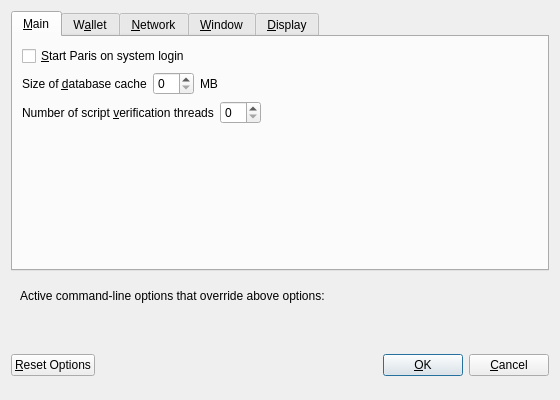
<?xml version="1.0" encoding="UTF-8"?>
<ui version="4.0">
 <class>OptionsDialog</class>
 <widget class="QDialog" name="OptionsDialog">
  <property name="geometry">
   <rect>
    <x>0</x>
    <y>0</y>
    <width>560</width>
    <height>400</height>
   </rect>
  </property>
  <property name="windowTitle">
   <string>Options</string>
  </property>
  <property name="modal">
   <bool>true</bool>
  </property>
  <layout class="QVBoxLayout" name="verticalLayout">
   <item>
    <widget class="QTabWidget" name="tabWidget">
     <property name="currentIndex">
      <number>0</number>
     </property>
     <widget class="QWidget" name="tabMain">
      <attribute name="title">
       <string>&amp;Main</string>
      </attribute>
      <layout class="QVBoxLayout" name="verticalLayout_Main">
       <item>
        <widget class="QCheckBox" name="bitcoinAtStartup">
         <property name="toolTip">
          <string>Automatically start Paris after logging in to the system.</string>
         </property>
         <property name="text">
          <string>&amp;Start Paris on system login</string>
         </property>
        </widget>
       </item>
       <item>
        <layout class="QHBoxLayout" name="horizontalLayout_2_Main">
         <item>
          <widget class="QLabel" name="databaseCacheLabel">
           <property name="text">
            <string>Size of &amp;database cache</string>
           </property>
           <property name="textFormat">
            <enum>Qt::PlainText</enum>
           </property>
           <property name="buddy">
            <cstring>databaseCache</cstring>
           </property>
          </widget>
         </item>
         <item>
          <widget class="QSpinBox" name="databaseCache"/>
         </item>
         <item>
          <widget class="QLabel" name="databaseCacheUnitLabel">
           <property name="text">
            <string>MB</string>
           </property>
           <property name="textFormat">
            <enum>Qt::PlainText</enum>
           </property>
          </widget>
         </item>
         <item>
          <spacer name="horizontalSpacer_2_Main">
           <property name="orientation">
            <enum>Qt::Horizontal</enum>
           </property>
           <property name="sizeHint" stdset="0">
            <size>
             <width>40</width>
             <height>20</height>
            </size>
           </property>
          </spacer>
         </item>
        </layout>
       </item>
       <item>
        <layout class="QHBoxLayout" name="horizontalLayout_3_Main">
         <item>
          <widget class="QLabel" name="threadsScriptVerifLabel">
           <property name="text">
            <string>Number of script &amp;verification threads</string>
           </property>
           <property name="textFormat">
            <enum>Qt::PlainText</enum>
           </property>
           <property name="buddy">
            <cstring>threadsScriptVerif</cstring>
           </property>
          </widget>
         </item>
         <item>
          <widget class="QSpinBox" name="threadsScriptVerif">
           <property name="toolTip">
            <string>(0 = auto, &lt;0 = leave that many cores free)</string>
           </property>
          </widget>
         </item>
         <item>
          <spacer name="horizontalSpacer_3_Main">
           <property name="orientation">
            <enum>Qt::Horizontal</enum>
           </property>
           <property name="sizeHint" stdset="0">
            <size>
             <width>40</width>
             <height>20</height>
            </size>
           </property>
          </spacer>
         </item>
        </layout>
       </item>
       <item>
        <spacer name="verticalSpacer_Main">
         <property name="orientation">
          <enum>Qt::Vertical</enum>
         </property>
         <property name="sizeHint" stdset="0">
          <size>
           <width>20</width>
           <height>40</height>
          </size>
         </property>
        </spacer>
       </item>
      </layout>
     </widget>
     <widget class="QWidget" name="tabWallet">
      <attribute name="title">
       <string>W&amp;allet</string>
      </attribute>
      <layout class="QVBoxLayout" name="verticalLayout_Wallet">
       <item>
        <widget class="QGroupBox" name="groupBox">
         <property name="title">
          <string>Expert</string>
         </property>
         <layout class="QVBoxLayout" name="verticalLayout_2">
          <item>
           <widget class="QCheckBox" name="coinControlFeatures">
            <property name="toolTip">
             <string>Whether to show coin control features or not.</string>
            </property>
            <property name="text">
             <string>Enable coin &amp;control features</string>
            </property>
           </widget>
          </item>
          <item>
           <widget class="QCheckBox" name="spendZeroConfChange">
            <property name="toolTip">
             <string>If you disable the spending of unconfirmed change, the change from a transaction cannot be used until that transaction has at least one confirmation. This also affects how your balance is computed.</string>
            </property>
            <property name="text">
             <string>&amp;Spend unconfirmed change</string>
            </property>
           </widget>
          </item>
         </layout>
        </widget>
       </item>
       <item>
        <spacer name="verticalSpacer_Wallet">
         <property name="orientation">
          <enum>Qt::Vertical</enum>
         </property>
         <property name="sizeHint" stdset="0">
          <size>
           <width>20</width>
           <height>40</height>
          </size>
         </property>
        </spacer>
       </item>
      </layout>
     </widget>
     <widget class="QWidget" name="tabNetwork">
      <attribute name="title">
       <string>&amp;Network</string>
      </attribute>
      <layout class="QVBoxLayout" name="verticalLayout_Network">
       <item>
        <widget class="QCheckBox" name="mapPortUpnp">
         <property name="toolTip">
          <string>Automatically open the Paris client port on the router. This only works when your router supports UPnP and it is enabled.</string>
         </property>
         <property name="text">
          <string>Map port using &amp;UPnP</string>
         </property>
        </widget>
       </item>
       <item>
        <widget class="QCheckBox" name="allowIncoming">
         <property name="toolTip">
          <string>Accept connections from outside</string>
         </property>
         <property name="text">
          <string>Allow incoming connections</string>
         </property>
        </widget>
       </item>
       <item>
        <widget class="QCheckBox" name="connectSocks">
         <property name="toolTip">
          <string>Connect to the Paris network through a SOCKS5 proxy.</string>
         </property>
         <property name="text">
          <string>&amp;Connect through SOCKS5 proxy (default proxy):</string>
         </property>
        </widget>
       </item>
       <item>
        <layout class="QHBoxLayout" name="horizontalLayout_1_Network">
         <item>
          <widget class="QLabel" name="proxyIpLabel">
           <property name="text">
            <string>Proxy &amp;IP:</string>
           </property>
           <property name="textFormat">
            <enum>Qt::PlainText</enum>
           </property>
           <property name="buddy">
            <cstring>proxyIp</cstring>
           </property>
          </widget>
         </item>
         <item>
          <widget class="QValidatedLineEdit" name="proxyIp">
           <property name="minimumSize">
            <size>
             <width>140</width>
             <height>0</height>
            </size>
           </property>
           <property name="maximumSize">
            <size>
             <width>140</width>
             <height>16777215</height>
            </size>
           </property>
           <property name="toolTip">
            <string>IP address of the proxy (e.g. IPv4: 127.0.0.1 / IPv6: ::1)</string>
           </property>
          </widget>
         </item>
         <item>
          <widget class="QLabel" name="proxyPortLabel">
           <property name="text">
            <string>&amp;Port:</string>
           </property>
           <property name="textFormat">
            <enum>Qt::PlainText</enum>
           </property>
           <property name="buddy">
            <cstring>proxyPort</cstring>
           </property>
          </widget>
         </item>
         <item>
          <widget class="QLineEdit" name="proxyPort">
           <property name="minimumSize">
            <size>
             <width>55</width>
             <height>0</height>
            </size>
           </property>
           <property name="maximumSize">
            <size>
             <width>55</width>
             <height>16777215</height>
            </size>
           </property>
           <property name="toolTip">
            <string>Port of the proxy (e.g. 9050)</string>
           </property>
          </widget>
         </item>
         <item>
          <spacer name="horizontalSpacer_1_Network">
           <property name="orientation">
            <enum>Qt::Horizontal</enum>
           </property>
           <property name="sizeHint" stdset="0">
            <size>
             <width>40</width>
             <height>20</height>
            </size>
           </property>
          </spacer>
         </item>
        </layout>
       </item>
       <item>
        <spacer name="verticalSpacer_Network">
         <property name="orientation">
          <enum>Qt::Vertical</enum>
         </property>
         <property name="sizeHint" stdset="0">
          <size>
           <width>20</width>
           <height>40</height>
          </size>
         </property>
        </spacer>
       </item>
      </layout>
     </widget>
     <widget class="QWidget" name="tabWindow">
      <attribute name="title">
       <string>&amp;Window</string>
      </attribute>
      <layout class="QVBoxLayout" name="verticalLayout_Window">
       <item>
        <widget class="QCheckBox" name="minimizeToTray">
         <property name="toolTip">
          <string>Show only a tray icon after minimizing the window.</string>
         </property>
         <property name="text">
          <string>&amp;Minimize to the tray instead of the taskbar</string>
         </property>
        </widget>
       </item>
       <item>
        <widget class="QCheckBox" name="minimizeOnClose">
         <property name="toolTip">
          <string>Minimize instead of exit the application when the window is closed. When this option is enabled, the application will be closed only after selecting Quit in the menu.</string>
         </property>
         <property name="text">
          <string>M&amp;inimize on close</string>
         </property>
        </widget>
       </item>
       <item>
        <spacer name="verticalSpacer_Window">
         <property name="orientation">
          <enum>Qt::Vertical</enum>
         </property>
         <property name="sizeHint" stdset="0">
          <size>
           <width>20</width>
           <height>40</height>
          </size>
         </property>
        </spacer>
       </item>
      </layout>
     </widget>
     <widget class="QWidget" name="tabDisplay">
      <attribute name="title">
       <string>&amp;Display</string>
      </attribute>
      <layout class="QVBoxLayout" name="verticalLayout_Display">
       <item>
        <layout class="QHBoxLayout" name="horizontalLayout_1_Display">
         <item>
          <widget class="QLabel" name="langLabel">
           <property name="text">
            <string>User Interface &amp;language:</string>
           </property>
           <property name="textFormat">
            <enum>Qt::PlainText</enum>
           </property>
           <property name="buddy">
            <cstring>lang</cstring>
           </property>
          </widget>
         </item>
         <item>
          <widget class="QValueComboBox" name="lang">
           <property name="toolTip">
            <string>The user interface language can be set here. This setting will take effect after restarting Paris.</string>
           </property>
          </widget>
         </item>
        </layout>
       </item>
       <item>
        <layout class="QHBoxLayout" name="horizontalLayout_2_Display">
         <item>
          <widget class="QLabel" name="unitLabel">
           <property name="text">
            <string>&amp;Unit to show amounts in:</string>
           </property>
           <property name="textFormat">
            <enum>Qt::PlainText</enum>
           </property>
           <property name="buddy">
            <cstring>unit</cstring>
           </property>
          </widget>
         </item>
         <item>
          <widget class="QValueComboBox" name="unit">
           <property name="toolTip">
            <string>Choose the default subdivision unit to show in the interface and when sending coins.</string>
           </property>
          </widget>
         </item>
        </layout>
       </item>
       <item>
        <layout class="QHBoxLayout" name="horizontalLayout_3_Display">
         <item>
          <widget class="QLabel" name="thirdPartyTxUrlsLabel">
           <property name="toolTip">
            <string>Third party URLs (e.g. a block explorer) that appear in the transactions tab as context menu items. %s in the URL is replaced by transaction hash. Multiple URLs are separated by vertical bar |.</string>
           </property>
           <property name="text">
            <string>Third party transaction URLs</string>
           </property>
           <property name="buddy">
            <cstring>thirdPartyTxUrls</cstring>
           </property>
          </widget>
         </item>
         <item>
          <widget class="QLineEdit" name="thirdPartyTxUrls">
           <property name="toolTip">
            <string>Third party URLs (e.g. a block explorer) that appear in the transactions tab as context menu items. %s in the URL is replaced by transaction hash. Multiple URLs are separated by vertical bar |.</string>
           </property>
          </widget>
         </item>
        </layout>
       </item>
       <item>
        <spacer name="verticalSpacer_Display">
         <property name="orientation">
          <enum>Qt::Vertical</enum>
         </property>
         <property name="sizeHint" stdset="0">
          <size>
           <width>20</width>
           <height>40</height>
          </size>
         </property>
        </spacer>
       </item>
      </layout>
     </widget>
    </widget>
   </item>
   <item>
    <widget class="QFrame" name="frame">
     <layout class="QVBoxLayout" name="verticalLayout_Bottom">
      <item>
       <layout class="QHBoxLayout" name="horizontalLayout_Bottom">
        <item>
         <widget class="QLabel" name="overriddenByCommandLineInfoLabel">
          <property name="text">
           <string>Active command-line options that override above options:</string>
          </property>
          <property name="textFormat">
           <enum>Qt::PlainText</enum>
          </property>
         </widget>
        </item>
        <item>
         <spacer name="horizontalSpacer_Bottom">
          <property name="orientation">
           <enum>Qt::Horizontal</enum>
          </property>
          <property name="sizeHint" stdset="0">
           <size>
            <width>40</width>
            <height>20</height>
           </size>
          </property>
         </spacer>
        </item>
       </layout>
      </item>
      <item>
       <widget class="QLabel" name="overriddenByCommandLineLabel">
        <property name="text">
         <string/>
        </property>
        <property name="textFormat">
         <enum>Qt::PlainText</enum>
        </property>
        <property name="wordWrap">
         <bool>true</bool>
        </property>
       </widget>
      </item>
     </layout>
    </widget>
   </item>
   <item>
    <layout class="QHBoxLayout" name="horizontalLayout_Buttons">
     <item>
      <widget class="QPushButton" name="resetButton">
       <property name="toolTip">
        <string>Reset all client options to default.</string>
       </property>
       <property name="text">
        <string>&amp;Reset Options</string>
       </property>
       <property name="autoDefault">
        <bool>false</bool>
       </property>
      </widget>
     </item>
     <item>
      <spacer name="horizontalSpacer_1">
       <property name="orientation">
        <enum>Qt::Horizontal</enum>
       </property>
       <property name="sizeHint" stdset="0">
        <size>
         <width>40</width>
         <height>48</height>
        </size>
       </property>
      </spacer>
     </item>
     <item>
      <widget class="QLabel" name="statusLabel">
       <property name="minimumSize">
        <size>
         <width>200</width>
         <height>0</height>
        </size>
       </property>
       <property name="font">
        <font>
         <weight>75</weight>
         <bold>true</bold>
        </font>
       </property>
       <property name="text">
        <string/>
       </property>
       <property name="textFormat">
        <enum>Qt::PlainText</enum>
       </property>
       <property name="wordWrap">
        <bool>true</bool>
       </property>
      </widget>
     </item>
     <item>
      <spacer name="horizontalSpacer_2">
       <property name="orientation">
        <enum>Qt::Horizontal</enum>
       </property>
       <property name="sizeHint" stdset="0">
        <size>
         <width>40</width>
         <height>48</height>
        </size>
       </property>
      </spacer>
     </item>
     <item>
      <widget class="QPushButton" name="okButton">
       <property name="text">
        <string>&amp;OK</string>
       </property>
       <property name="autoDefault">
        <bool>false</bool>
       </property>
       <property name="default">
        <bool>true</bool>
       </property>
      </widget>
     </item>
     <item>
      <widget class="QPushButton" name="cancelButton">
       <property name="text">
        <string>&amp;Cancel</string>
       </property>
       <property name="autoDefault">
        <bool>false</bool>
       </property>
      </widget>
     </item>
    </layout>
   </item>
  </layout>
 </widget>
 <customwidgets>
  <customwidget>
   <class>QValidatedLineEdit</class>
   <extends>QLineEdit</extends>
   <header>qvalidatedlineedit.h</header>
  </customwidget>
  <customwidget>
   <class>QValueComboBox</class>
   <extends>QComboBox</extends>
   <header>qvaluecombobox.h</header>
  </customwidget>
 </customwidgets>
 <resources/>
 <connections/>
</ui>
